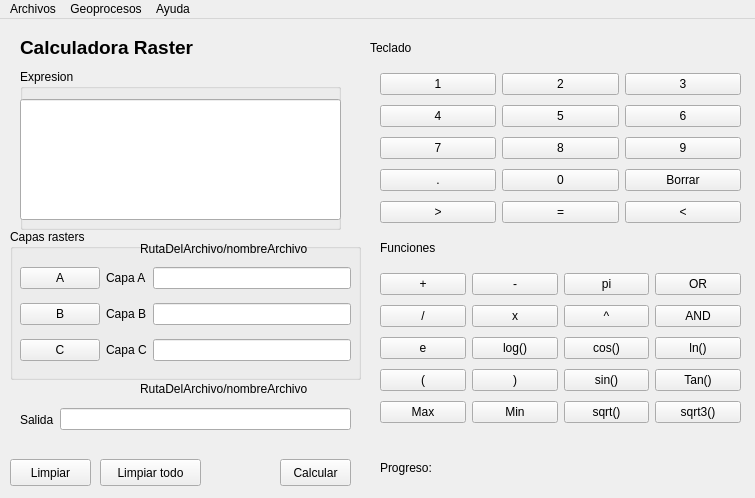
<?xml version="1.0" encoding="UTF-8"?>
<ui version="4.0">
 <class>MainWindow</class>
 <widget class="QMainWindow" name="MainWindow">
  <property name="geometry">
   <rect>
    <x>0</x>
    <y>0</y>
    <width>755</width>
    <height>498</height>
   </rect>
  </property>
  <property name="windowTitle">
   <string>pyGIS</string>
  </property>
  <widget class="QWidget" name="centralwidget">
   <widget class="QStackedWidget" name="stackedWidget">
    <property name="enabled">
     <bool>true</bool>
    </property>
    <property name="geometry">
     <rect>
      <x>10</x>
      <y>10</y>
      <width>741</width>
      <height>471</height>
     </rect>
    </property>
    <property name="frameShape">
     <enum>QFrame::NoFrame</enum>
    </property>
    <property name="currentIndex">
     <number>0</number>
    </property>
    <widget class="QWidget" name="page">
     <widget class="QLabel" name="label">
      <property name="geometry">
       <rect>
        <x>10</x>
        <y>10</y>
        <width>181</width>
        <height>17</height>
       </rect>
      </property>
      <property name="font">
       <font>
        <pointsize>14</pointsize>
        <weight>75</weight>
        <bold>true</bold>
       </font>
      </property>
      <property name="text">
       <string>Calculadora Raster</string>
      </property>
     </widget>
     <widget class="QWidget" name="gridLayoutWidget">
      <property name="geometry">
       <rect>
        <x>370</x>
        <y>40</y>
        <width>361</width>
        <height>161</height>
       </rect>
      </property>
      <layout class="QGridLayout" name="gridLayout">
       <item row="0" column="1">
        <widget class="QPushButton" name="button_2">
         <property name="text">
          <string>2</string>
         </property>
        </widget>
       </item>
       <item row="0" column="2">
        <widget class="QPushButton" name="button_3">
         <property name="text">
          <string>3</string>
         </property>
        </widget>
       </item>
       <item row="3" column="2">
        <widget class="QPushButton" name="button_9">
         <property name="text">
          <string>9</string>
         </property>
        </widget>
       </item>
       <item row="2" column="0">
        <widget class="QPushButton" name="button_4">
         <property name="text">
          <string>4</string>
         </property>
        </widget>
       </item>
       <item row="3" column="0">
        <widget class="QPushButton" name="button_7">
         <property name="text">
          <string>7</string>
         </property>
        </widget>
       </item>
       <item row="2" column="1">
        <widget class="QPushButton" name="button_5">
         <property name="text">
          <string>5</string>
         </property>
        </widget>
       </item>
       <item row="2" column="2">
        <widget class="QPushButton" name="button_6">
         <property name="text">
          <string>6</string>
         </property>
        </widget>
       </item>
       <item row="4" column="1">
        <widget class="QPushButton" name="button_0">
         <property name="text">
          <string>0</string>
         </property>
        </widget>
       </item>
       <item row="0" column="0">
        <widget class="QPushButton" name="button_1">
         <property name="text">
          <string>1</string>
         </property>
        </widget>
       </item>
       <item row="4" column="0">
        <widget class="QPushButton" name="button_punto">
         <property name="text">
          <string>.</string>
         </property>
        </widget>
       </item>
       <item row="3" column="1">
        <widget class="QPushButton" name="button_8">
         <property name="text">
          <string>8</string>
         </property>
        </widget>
       </item>
       <item row="5" column="0">
        <widget class="QPushButton" name="button_mayor">
         <property name="text">
          <string>&gt;</string>
         </property>
        </widget>
       </item>
       <item row="5" column="1">
        <widget class="QPushButton" name="button_igual">
         <property name="text">
          <string>=</string>
         </property>
        </widget>
       </item>
       <item row="5" column="2">
        <widget class="QPushButton" name="button_menor">
         <property name="text">
          <string>&lt;</string>
         </property>
        </widget>
       </item>
       <item row="4" column="2">
        <widget class="QPushButton" name="button_borrar">
         <property name="text">
          <string>Borrar</string>
         </property>
        </widget>
       </item>
      </layout>
     </widget>
     <widget class="QLabel" name="label_3">
      <property name="geometry">
       <rect>
        <x>360</x>
        <y>10</y>
        <width>66</width>
        <height>17</height>
       </rect>
      </property>
      <property name="text">
       <string>Teclado</string>
      </property>
     </widget>
     <widget class="QLabel" name="label_4">
      <property name="geometry">
       <rect>
        <x>370</x>
        <y>210</y>
        <width>66</width>
        <height>17</height>
       </rect>
      </property>
      <property name="text">
       <string>Funciones</string>
      </property>
     </widget>
     <widget class="QPushButton" name="button_calcular">
      <property name="geometry">
       <rect>
        <x>270</x>
        <y>430</y>
        <width>71</width>
        <height>27</height>
       </rect>
      </property>
      <property name="text">
       <string>Calcular</string>
      </property>
     </widget>
     <widget class="QPushButton" name="button_limpiar">
      <property name="geometry">
       <rect>
        <x>0</x>
        <y>430</y>
        <width>81</width>
        <height>27</height>
       </rect>
      </property>
      <property name="text">
       <string>Limpiar</string>
      </property>
     </widget>
     <widget class="QGroupBox" name="groupBox">
      <property name="geometry">
       <rect>
        <x>10</x>
        <y>40</y>
        <width>321</width>
        <height>161</height>
       </rect>
      </property>
      <property name="focusPolicy">
       <enum>Qt::NoFocus</enum>
      </property>
      <property name="contextMenuPolicy">
       <enum>Qt::NoContextMenu</enum>
      </property>
      <property name="acceptDrops">
       <bool>false</bool>
      </property>
      <property name="layoutDirection">
       <enum>Qt::LeftToRight</enum>
      </property>
      <property name="title">
       <string>Expresion</string>
      </property>
      <property name="flat">
       <bool>false</bool>
      </property>
      <widget class="QLineEdit" name="lineEdit">
       <property name="geometry">
        <rect>
         <x>0</x>
         <y>30</y>
         <width>321</width>
         <height>121</height>
        </rect>
       </property>
       <property name="acceptDrops">
        <bool>true</bool>
       </property>
       <property name="layoutDirection">
        <enum>Qt::LeftToRight</enum>
       </property>
       <property name="autoFillBackground">
        <bool>false</bool>
       </property>
       <property name="text">
        <string/>
       </property>
       <property name="frame">
        <bool>true</bool>
       </property>
       <property name="echoMode">
        <enum>QLineEdit::Normal</enum>
       </property>
       <property name="alignment">
        <set>Qt::AlignLeading|Qt::AlignLeft|Qt::AlignTop</set>
       </property>
       <property name="dragEnabled">
        <bool>false</bool>
       </property>
       <property name="readOnly">
        <bool>false</bool>
       </property>
       <property name="cursorMoveStyle">
        <enum>Qt::LogicalMoveStyle</enum>
       </property>
      </widget>
     </widget>
     <widget class="QGroupBox" name="groupBox_2">
      <property name="geometry">
       <rect>
        <x>0</x>
        <y>200</y>
        <width>351</width>
        <height>151</height>
       </rect>
      </property>
      <property name="title">
       <string>Capas rasters</string>
      </property>
      <widget class="QWidget" name="gridLayoutWidget_3">
       <property name="geometry">
        <rect>
         <x>10</x>
         <y>30</y>
         <width>331</width>
         <height>111</height>
        </rect>
       </property>
       <layout class="QGridLayout" name="gridLayout_3">
        <item row="0" column="1">
         <widget class="QLabel" name="label_2">
          <property name="text">
           <string>Capa A</string>
          </property>
         </widget>
        </item>
        <item row="1" column="2">
         <widget class="QLineEdit" name="lineEdit_B"/>
        </item>
        <item row="1" column="0">
         <widget class="QPushButton" name="button_capa_b">
          <property name="text">
           <string>B</string>
          </property>
         </widget>
        </item>
        <item row="0" column="2">
         <widget class="QLineEdit" name="lineEdit_A"/>
        </item>
        <item row="0" column="0">
         <widget class="QPushButton" name="button_capa_a">
          <property name="text">
           <string>A</string>
          </property>
         </widget>
        </item>
        <item row="1" column="1">
         <widget class="QLabel" name="label_6">
          <property name="text">
           <string>Capa B</string>
          </property>
         </widget>
        </item>
        <item row="2" column="0">
         <widget class="QPushButton" name="button_capa_c">
          <property name="text">
           <string>C</string>
          </property>
         </widget>
        </item>
        <item row="2" column="1">
         <widget class="QLabel" name="label_7">
          <property name="text">
           <string>Capa C</string>
          </property>
         </widget>
        </item>
        <item row="2" column="2">
         <widget class="QLineEdit" name="lineEdit_C"/>
        </item>
       </layout>
      </widget>
      <widget class="QLabel" name="label_8">
       <property name="geometry">
        <rect>
         <x>130</x>
         <y>10</y>
         <width>211</width>
         <height>20</height>
        </rect>
       </property>
       <property name="text">
        <string>RutaDelArchivo/nombreArchivo</string>
       </property>
      </widget>
     </widget>
     <widget class="QWidget" name="gridLayoutWidget_2">
      <property name="geometry">
       <rect>
        <x>370</x>
        <y>240</y>
        <width>361</width>
        <height>161</height>
       </rect>
      </property>
      <layout class="QGridLayout" name="gridLayout_2">
       <item row="0" column="1">
        <widget class="QPushButton" name="button_resta">
         <property name="text">
          <string>-</string>
         </property>
        </widget>
       </item>
       <item row="0" column="2">
        <widget class="QPushButton" name="button_pi">
         <property name="text">
          <string>pi</string>
         </property>
        </widget>
       </item>
       <item row="1" column="1">
        <widget class="QPushButton" name="button_multi">
         <property name="text">
          <string>x</string>
         </property>
        </widget>
       </item>
       <item row="1" column="2">
        <widget class="QPushButton" name="button_potencia">
         <property name="text">
          <string>^</string>
         </property>
        </widget>
       </item>
       <item row="1" column="0">
        <widget class="QPushButton" name="button_division">
         <property name="text">
          <string>/</string>
         </property>
        </widget>
       </item>
       <item row="3" column="0">
        <widget class="QPushButton" name="button_e">
         <property name="text">
          <string>e</string>
         </property>
        </widget>
       </item>
       <item row="3" column="1">
        <widget class="QPushButton" name="button_log10">
         <property name="text">
          <string>log()</string>
         </property>
        </widget>
       </item>
       <item row="3" column="2">
        <widget class="QPushButton" name="button_cos">
         <property name="text">
          <string>cos()</string>
         </property>
        </widget>
       </item>
       <item row="4" column="0">
        <widget class="QPushButton" name="button_pare_dere">
         <property name="text">
          <string>(</string>
         </property>
        </widget>
       </item>
       <item row="4" column="1">
        <widget class="QPushButton" name="button_pare_izqui">
         <property name="text">
          <string>)</string>
         </property>
        </widget>
       </item>
       <item row="4" column="2">
        <widget class="QPushButton" name="button_sin">
         <property name="text">
          <string>sin()</string>
         </property>
        </widget>
       </item>
       <item row="0" column="0">
        <widget class="QPushButton" name="button_suma">
         <property name="text">
          <string>+</string>
         </property>
        </widget>
       </item>
       <item row="4" column="3">
        <widget class="QPushButton" name="button_tan">
         <property name="text">
          <string>Tan()</string>
         </property>
        </widget>
       </item>
       <item row="0" column="3">
        <widget class="QPushButton" name="button_OR">
         <property name="text">
          <string>OR</string>
         </property>
        </widget>
       </item>
       <item row="3" column="3">
        <widget class="QPushButton" name="button_ln_2">
         <property name="text">
          <string>ln()</string>
         </property>
        </widget>
       </item>
       <item row="1" column="3">
        <widget class="QPushButton" name="button_AND">
         <property name="text">
          <string>AND</string>
         </property>
        </widget>
       </item>
       <item row="5" column="0">
        <widget class="QPushButton" name="button_max">
         <property name="text">
          <string>Max</string>
         </property>
        </widget>
       </item>
       <item row="5" column="1">
        <widget class="QPushButton" name="button_min">
         <property name="text">
          <string>Min</string>
         </property>
        </widget>
       </item>
       <item row="5" column="2">
        <widget class="QPushButton" name="button_sqrt">
         <property name="text">
          <string>sqrt()</string>
         </property>
        </widget>
       </item>
       <item row="5" column="3">
        <widget class="QPushButton" name="button_sqrt3">
         <property name="text">
          <string>sqrt3()</string>
         </property>
        </widget>
       </item>
      </layout>
     </widget>
     <widget class="QWidget" name="horizontalLayoutWidget">
      <property name="geometry">
       <rect>
        <x>10</x>
        <y>370</y>
        <width>331</width>
        <height>41</height>
       </rect>
      </property>
      <layout class="QHBoxLayout" name="horizontalLayout">
       <item>
        <widget class="QLabel" name="label_5">
         <property name="text">
          <string>Salida</string>
         </property>
        </widget>
       </item>
       <item>
        <widget class="QLineEdit" name="lineEdit_salida"/>
       </item>
      </layout>
     </widget>
     <widget class="QPushButton" name="button_limpiar_todo">
      <property name="geometry">
       <rect>
        <x>90</x>
        <y>430</y>
        <width>101</width>
        <height>27</height>
       </rect>
      </property>
      <property name="text">
       <string>Limpiar todo</string>
      </property>
     </widget>
     <widget class="QLabel" name="label_9">
      <property name="geometry">
       <rect>
        <x>130</x>
        <y>350</y>
        <width>211</width>
        <height>20</height>
       </rect>
      </property>
      <property name="text">
       <string>RutaDelArchivo/nombreArchivo</string>
      </property>
     </widget>
     <widget class="QLabel" name="label_10">
      <property name="geometry">
       <rect>
        <x>370</x>
        <y>430</y>
        <width>81</width>
        <height>17</height>
       </rect>
      </property>
      <property name="text">
       <string>Progreso: </string>
      </property>
     </widget>
     <widget class="QLabel" name="estado">
      <property name="geometry">
       <rect>
        <x>440</x>
        <y>430</y>
        <width>301</width>
        <height>17</height>
       </rect>
      </property>
      <property name="text">
       <string/>
      </property>
     </widget>
    </widget>
    <widget class="QWidget" name="page_2">
     <widget class="QGraphicsView" name="graphicsView">
      <property name="geometry">
       <rect>
        <x>20</x>
        <y>30</y>
        <width>391</width>
        <height>341</height>
       </rect>
      </property>
     </widget>
    </widget>
   </widget>
  </widget>
  <widget class="QMenuBar" name="menubar">
   <property name="geometry">
    <rect>
     <x>0</x>
     <y>0</y>
     <width>755</width>
     <height>25</height>
    </rect>
   </property>
   <widget class="QMenu" name="menuArchivos">
    <property name="title">
     <string>Archivos</string>
    </property>
    <addaction name="actionAbrir_Imagen"/>
    <addaction name="actionGuardar_Imagen"/>
    <addaction name="Button_Salir"/>
   </widget>
   <widget class="QMenu" name="menuGeoprocesos">
    <property name="title">
     <string>Geoprocesos</string>
    </property>
    <widget class="QMenu" name="menuIndices_de_vegetacion">
     <property name="title">
      <string>Indices de vegetacion</string>
     </property>
     <addaction name="SAVI1_2"/>
     <addaction name="NDVI1"/>
     <addaction name="button_cociente_simple"/>
     <addaction name="button_NDVI_tm"/>
     <addaction name="button_TTVI_2"/>
     <addaction name="button_CTVI"/>
     <addaction name="button_RVI"/>
     <addaction name="button_TVI"/>
     <addaction name="button_ARVI"/>
     <addaction name="button_GEMI"/>
     <addaction name="button_EVI"/>
     <addaction name="button_NDII"/>
    </widget>
    <widget class="QMenu" name="menuParametros_climaticos">
     <property name="title">
      <string>Parametros climaticos</string>
     </property>
     <addaction name="button_albedo"/>
     <addaction name="separator"/>
     <addaction name="temp_b_b10_TOA"/>
     <addaction name="separator"/>
     <addaction name="temp_b_b11_TOA"/>
     <addaction name="separator"/>
     <addaction name="LSE_sebal"/>
     <addaction name="separator"/>
    </widget>
    <widget class="QMenu" name="menuParametros_edafo_pedologicos">
     <property name="title">
      <string>Parametros edafo-pedologicos</string>
     </property>
     <addaction name="hum_soil"/>
     <addaction name="button_NDWI"/>
     <addaction name="button_NDSI"/>
    </widget>
    <widget class="QMenu" name="menuParametros_Ecofisiologicos">
     <property name="title">
      <string>Parametros Ecofisiologicos</string>
     </property>
     <widget class="QMenu" name="menuKc">
      <property name="title">
       <string>Coeficiente de cultivo (ETo)</string>
      </property>
      <addaction name="button_kc_Maiz"/>
     </widget>
     <addaction name="button_IAF_LAI"/>
     <addaction name="button_F_PAR"/>
     <addaction name="menuKc"/>
    </widget>
    <addaction name="menuIndices_de_vegetacion"/>
    <addaction name="separator"/>
    <addaction name="menuParametros_climaticos"/>
    <addaction name="separator"/>
    <addaction name="menuParametros_edafo_pedologicos"/>
    <addaction name="separator"/>
    <addaction name="menuParametros_Ecofisiologicos"/>
    <addaction name="separator"/>
   </widget>
   <widget class="QMenu" name="menuAyuda">
    <property name="title">
     <string>Ayuda</string>
    </property>
    <addaction name="button_Ayuda"/>
    <addaction name="button_Acerca"/>
    <addaction name="actionOpciones"/>
   </widget>
   <addaction name="menuArchivos"/>
   <addaction name="menuGeoprocesos"/>
   <addaction name="menuAyuda"/>
  </widget>
  <action name="actionAbrir_Imagen">
   <property name="text">
    <string>Abrir Imagen</string>
   </property>
  </action>
  <action name="actionGuardar_Imagen">
   <property name="text">
    <string>Guardar Imagen</string>
   </property>
  </action>
  <action name="Button_Salir">
   <property name="text">
    <string>Salir</string>
   </property>
  </action>
  <action name="button_Ayuda">
   <property name="text">
    <string>Ayuda</string>
   </property>
  </action>
  <action name="button_Acerca">
   <property name="text">
    <string>Acerca...</string>
   </property>
  </action>
  <action name="actionOpciones">
   <property name="text">
    <string>Opciones</string>
   </property>
  </action>
  <action name="SAVI1_2">
   <property name="text">
    <string>Indice de vegetacion ajustado al suelo - SAVI</string>
   </property>
  </action>
  <action name="NDVI1">
   <property name="text">
    <string>Indice de vegetacion normalizado - NDVI</string>
   </property>
  </action>
  <action name="button_albedo">
   <property name="text">
    <string>Albedo</string>
   </property>
  </action>
  <action name="temp_b_b10_TOA">
   <property name="text">
    <string>Temperatura de brillo TOA banda 10</string>
   </property>
  </action>
  <action name="hum_soil">
   <property name="text">
    <string>Humedad del suelo</string>
   </property>
  </action>
  <action name="button_NDWI">
   <property name="text">
    <string>Indice de humedad normalizado</string>
   </property>
  </action>
  <action name="button_IAF_LAI">
   <property name="text">
    <string>Indice de area foliar - IAF/LAI</string>
   </property>
  </action>
  <action name="button_F_PAR">
   <property name="text">
    <string>Fraccion de PAR</string>
   </property>
  </action>
  <action name="button_cociente_simple">
   <property name="text">
    <string>Cociente simple</string>
   </property>
  </action>
  <action name="button_NDVI_tm">
   <property name="text">
    <string>NDVI tm</string>
   </property>
  </action>
  <action name="button_TTVI_2">
   <property name="text">
    <string>Indice de vegetacion transformado de Thian</string>
   </property>
  </action>
  <action name="button_CTVI">
   <property name="text">
    <string>Indice de vegetacion transformado corregido - CTVI</string>
   </property>
  </action>
  <action name="button_TTVI">
   <property name="text">
    <string>IVTT - TTVI</string>
   </property>
  </action>
  <action name="button_RVI">
   <property name="text">
    <string>Indice de vegetacion de cociente - RVI</string>
   </property>
  </action>
  <action name="button_kc_Maiz">
   <property name="text">
    <string>Maiz</string>
   </property>
  </action>
  <action name="button_TVI">
   <property name="text">
    <string>Indice de vegetacion transformado - TVI</string>
   </property>
  </action>
  <action name="temp_b_b11_TOA">
   <property name="text">
    <string>Temperatura de brillo TOA Banda 11</string>
   </property>
  </action>
  <action name="LSE_sebal">
   <property name="text">
    <string>Emisividad superficial</string>
   </property>
  </action>
  <action name="button_ARVI">
   <property name="text">
    <string>Indice de vegetacion atmosfericamente resistente - ARVI</string>
   </property>
  </action>
  <action name="button_GEMI">
   <property name="text">
    <string>Indice global de monitoreo ambiental - GEMI</string>
   </property>
  </action>
  <action name="button_EVI">
   <property name="text">
    <string>Indice de vegetacion mejorado - EVI</string>
   </property>
  </action>
  <action name="button_NDII">
   <property name="text">
    <string>Indice de infrarrojo de diferencia normalizado - NDII</string>
   </property>
  </action>
  <action name="actionIndice_de_nieve_normalizado_NDSI">
   <property name="text">
    <string>Indice de nieve normalizado - NDSI</string>
   </property>
  </action>
  <action name="button_NDSI">
   <property name="text">
    <string>Indice de nieve normalizado</string>
   </property>
  </action>
 </widget>
 <resources/>
 <connections/>
</ui>
